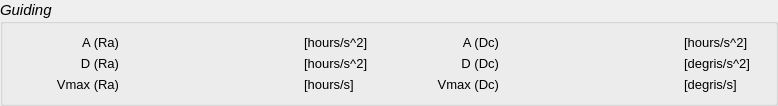
    <widget class="QGroupBox" name="groupBox_4">
     <property name="font">
      <font>
       <pointsize>11</pointsize>
       <italic>true</italic>
      </font>
     </property>
     <property name="title">
      <string>Guiding</string>
     </property>
     <layout class="QVBoxLayout" name="verticalLayout_5">
      <item>
       <layout class="QGridLayout" name="gridLayout_4">
        <property name="horizontalSpacing">
         <number>10</number>
        </property>
        <item row="2" column="5">
         <widget class="QLabel" name="label_51">
          <property name="minimumSize">
           <size>
            <width>80</width>
            <height>0</height>
           </size>
          </property>
          <property name="maximumSize">
           <size>
            <width>80</width>
            <height>16777215</height>
           </size>
          </property>
          <property name="font">
           <font>
            <pointsize>10</pointsize>
            <italic>false</italic>
           </font>
          </property>
          <property name="text">
           <string>[degris/s]</string>
          </property>
         </widget>
        </item>
        <item row="1" column="5">
         <widget class="QLabel" name="label_50">
          <property name="minimumSize">
           <size>
            <width>80</width>
            <height>0</height>
           </size>
          </property>
          <property name="maximumSize">
           <size>
            <width>80</width>
            <height>16777215</height>
           </size>
          </property>
          <property name="font">
           <font>
            <pointsize>10</pointsize>
            <italic>false</italic>
           </font>
          </property>
          <property name="text">
           <string>[degris/s^2]</string>
          </property>
         </widget>
        </item>
        <item row="2" column="1">
         <widget class="tlinsWCoordinateHourAngle" name="guidingVmaxRa" native="true">
          <property name="minimumSize">
           <size>
            <width>0</width>
            <height>0</height>
           </size>
          </property>
          <property name="font">
           <font>
            <family>Noto Sans</family>
            <italic>false</italic>
           </font>
          </property>
         </widget>
        </item>
        <item row="1" column="4">
         <widget class="tlinsWCoordinateDeclination" name="guidingDDc" native="true">
          <property name="minimumSize">
           <size>
            <width>165</width>
            <height>0</height>
           </size>
          </property>
          <property name="font">
           <font>
            <family>Noto Sans</family>
            <italic>false</italic>
           </font>
          </property>
         </widget>
        </item>
        <item row="2" column="0">
         <widget class="QLabel" name="label_38">
          <property name="sizePolicy">
           <sizepolicy hsizetype="Fixed" vsizetype="Preferred">
            <horstretch>0</horstretch>
            <verstretch>0</verstretch>
           </sizepolicy>
          </property>
          <property name="minimumSize">
           <size>
            <width>105</width>
            <height>0</height>
           </size>
          </property>
          <property name="maximumSize">
           <size>
            <width>105</width>
            <height>16777215</height>
           </size>
          </property>
          <property name="font">
           <font>
            <pointsize>10</pointsize>
            <italic>false</italic>
           </font>
          </property>
          <property name="text">
           <string>Vmax (Ra)</string>
          </property>
          <property name="alignment">
           <set>Qt::AlignRight|Qt::AlignTrailing|Qt::AlignVCenter</set>
          </property>
         </widget>
        </item>
        <item row="0" column="0">
         <widget class="QLabel" name="label_40">
          <property name="sizePolicy">
           <sizepolicy hsizetype="Fixed" vsizetype="Preferred">
            <horstretch>0</horstretch>
            <verstretch>0</verstretch>
           </sizepolicy>
          </property>
          <property name="minimumSize">
           <size>
            <width>105</width>
            <height>0</height>
           </size>
          </property>
          <property name="maximumSize">
           <size>
            <width>105</width>
            <height>16777215</height>
           </size>
          </property>
          <property name="font">
           <font>
            <pointsize>10</pointsize>
            <italic>false</italic>
           </font>
          </property>
          <property name="text">
           <string>A (Ra)</string>
          </property>
          <property name="alignment">
           <set>Qt::AlignRight|Qt::AlignTrailing|Qt::AlignVCenter</set>
          </property>
         </widget>
        </item>
        <item row="1" column="1">
         <widget class="tlinsWCoordinateDeclination" name="guidingDRa" native="true">
          <property name="minimumSize">
           <size>
            <width>165</width>
            <height>0</height>
           </size>
          </property>
          <property name="font">
           <font>
            <family>Noto Sans</family>
            <italic>false</italic>
           </font>
          </property>
         </widget>
        </item>
        <item row="2" column="2">
         <widget class="QLabel" name="label_45">
          <property name="minimumSize">
           <size>
            <width>80</width>
            <height>0</height>
           </size>
          </property>
          <property name="maximumSize">
           <size>
            <width>80</width>
            <height>16777215</height>
           </size>
          </property>
          <property name="font">
           <font>
            <pointsize>10</pointsize>
            <italic>false</italic>
           </font>
          </property>
          <property name="text">
           <string>[hours/s]</string>
          </property>
         </widget>
        </item>
        <item row="1" column="0">
         <widget class="QLabel" name="label_39">
          <property name="sizePolicy">
           <sizepolicy hsizetype="Fixed" vsizetype="Preferred">
            <horstretch>0</horstretch>
            <verstretch>0</verstretch>
           </sizepolicy>
          </property>
          <property name="minimumSize">
           <size>
            <width>105</width>
            <height>0</height>
           </size>
          </property>
          <property name="maximumSize">
           <size>
            <width>105</width>
            <height>16777215</height>
           </size>
          </property>
          <property name="font">
           <font>
            <pointsize>10</pointsize>
            <italic>false</italic>
           </font>
          </property>
          <property name="text">
           <string>D (Ra)</string>
          </property>
          <property name="alignment">
           <set>Qt::AlignRight|Qt::AlignTrailing|Qt::AlignVCenter</set>
          </property>
         </widget>
        </item>
        <item row="0" column="1">
         <widget class="tlinsWCoordinateHourAngle" name="guidingARa" native="true">
          <property name="minimumSize">
           <size>
            <width>0</width>
            <height>0</height>
           </size>
          </property>
          <property name="font">
           <font>
            <family>Noto Sans</family>
            <italic>false</italic>
           </font>
          </property>
         </widget>
        </item>
        <item row="1" column="3">
         <widget class="QLabel" name="label_47">
          <property name="sizePolicy">
           <sizepolicy hsizetype="Fixed" vsizetype="Preferred">
            <horstretch>0</horstretch>
            <verstretch>0</verstretch>
           </sizepolicy>
          </property>
          <property name="minimumSize">
           <size>
            <width>105</width>
            <height>0</height>
           </size>
          </property>
          <property name="maximumSize">
           <size>
            <width>105</width>
            <height>16777215</height>
           </size>
          </property>
          <property name="font">
           <font>
            <pointsize>10</pointsize>
            <italic>false</italic>
           </font>
          </property>
          <property name="text">
           <string>D (Dc)</string>
          </property>
          <property name="alignment">
           <set>Qt::AlignRight|Qt::AlignTrailing|Qt::AlignVCenter</set>
          </property>
         </widget>
        </item>
        <item row="1" column="2">
         <widget class="QLabel" name="label_44">
          <property name="minimumSize">
           <size>
            <width>80</width>
            <height>0</height>
           </size>
          </property>
          <property name="maximumSize">
           <size>
            <width>80</width>
            <height>16777215</height>
           </size>
          </property>
          <property name="font">
           <font>
            <pointsize>10</pointsize>
            <italic>false</italic>
           </font>
          </property>
          <property name="text">
           <string>[hours/s^2]</string>
          </property>
         </widget>
        </item>
        <item row="0" column="2">
         <widget class="QLabel" name="label_41">
          <property name="minimumSize">
           <size>
            <width>80</width>
            <height>0</height>
           </size>
          </property>
          <property name="maximumSize">
           <size>
            <width>80</width>
            <height>16777215</height>
           </size>
          </property>
          <property name="font">
           <font>
            <pointsize>10</pointsize>
            <italic>false</italic>
           </font>
          </property>
          <property name="text">
           <string>[hours/s^2]</string>
          </property>
         </widget>
        </item>
        <item row="2" column="3">
         <widget class="QLabel" name="label_48">
          <property name="sizePolicy">
           <sizepolicy hsizetype="Fixed" vsizetype="Preferred">
            <horstretch>0</horstretch>
            <verstretch>0</verstretch>
           </sizepolicy>
          </property>
          <property name="minimumSize">
           <size>
            <width>105</width>
            <height>0</height>
           </size>
          </property>
          <property name="maximumSize">
           <size>
            <width>105</width>
            <height>16777215</height>
           </size>
          </property>
          <property name="font">
           <font>
            <pointsize>10</pointsize>
            <italic>false</italic>
           </font>
          </property>
          <property name="text">
           <string>Vmax (Dc)</string>
          </property>
          <property name="alignment">
           <set>Qt::AlignRight|Qt::AlignTrailing|Qt::AlignVCenter</set>
          </property>
         </widget>
        </item>
        <item row="2" column="4">
         <widget class="tlinsWCoordinateDeclination" name="guidingVmaxDc" native="true">
          <property name="minimumSize">
           <size>
            <width>0</width>
            <height>0</height>
           </size>
          </property>
          <property name="font">
           <font>
            <family>Noto Sans</family>
            <italic>false</italic>
           </font>
          </property>
         </widget>
        </item>
        <item row="0" column="4">
         <widget class="tlinsWCoordinateDeclination" name="guidingADc" native="true">
          <property name="minimumSize">
           <size>
            <width>0</width>
            <height>0</height>
           </size>
          </property>
          <property name="font">
           <font>
            <family>Noto Sans</family>
            <italic>false</italic>
           </font>
          </property>
         </widget>
        </item>
        <item row="0" column="5">
         <widget class="QLabel" name="label_43">
          <property name="minimumSize">
           <size>
            <width>80</width>
            <height>0</height>
           </size>
          </property>
          <property name="maximumSize">
           <size>
            <width>80</width>
            <height>16777215</height>
           </size>
          </property>
          <property name="font">
           <font>
            <pointsize>10</pointsize>
            <italic>false</italic>
           </font>
          </property>
          <property name="text">
           <string>[hours/s^2]</string>
          </property>
         </widget>
        </item>
        <item row="0" column="3">
         <widget class="QLabel" name="label_42">
          <property name="sizePolicy">
           <sizepolicy hsizetype="Fixed" vsizetype="Preferred">
            <horstretch>0</horstretch>
            <verstretch>0</verstretch>
           </sizepolicy>
          </property>
          <property name="minimumSize">
           <size>
            <width>105</width>
            <height>0</height>
           </size>
          </property>
          <property name="maximumSize">
           <size>
            <width>105</width>
            <height>16777215</height>
           </size>
          </property>
          <property name="font">
           <font>
            <pointsize>10</pointsize>
            <italic>false</italic>
           </font>
          </property>
          <property name="text">
           <string>A (Dc)</string>
          </property>
          <property name="alignment">
           <set>Qt::AlignRight|Qt::AlignTrailing|Qt::AlignVCenter</set>
          </property>
         </widget>
        </item>
       </layout>
      </item>
     </layout>
    </widget>
